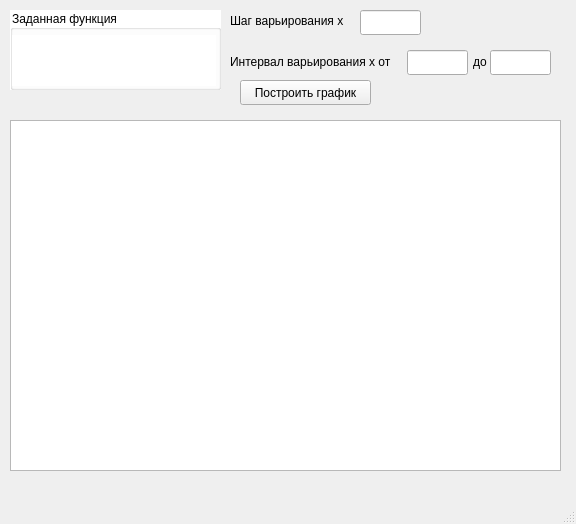
<?xml version="1.0" encoding="UTF-8"?>
<ui version="4.0">
 <class>MainWindow</class>
 <widget class="QMainWindow" name="MainWindow">
  <property name="geometry">
   <rect>
    <x>0</x>
    <y>0</y>
    <width>576</width>
    <height>524</height>
   </rect>
  </property>
  <property name="minimumSize">
   <size>
    <width>576</width>
    <height>524</height>
   </size>
  </property>
  <property name="maximumSize">
   <size>
    <width>576</width>
    <height>524</height>
   </size>
  </property>
  <property name="windowTitle">
   <string>Контрольная работа №1_1 (Вариант 1)</string>
  </property>
  <widget class="QWidget" name="centralwidget">
   <widget class="QLabel" name="label_3">
    <property name="geometry">
     <rect>
      <x>230</x>
      <y>12</y>
      <width>125</width>
      <height>17</height>
     </rect>
    </property>
    <property name="text">
     <string>Шаг варьирования x</string>
    </property>
   </widget>
   <widget class="QLineEdit" name="xStepLineEdit">
    <property name="geometry">
     <rect>
      <x>360</x>
      <y>10</y>
      <width>61</width>
      <height>25</height>
     </rect>
    </property>
   </widget>
   <widget class="QGroupBox" name="groupBox">
    <property name="geometry">
     <rect>
      <x>10</x>
      <y>10</y>
      <width>211</width>
      <height>80</height>
     </rect>
    </property>
    <property name="styleSheet">
     <string notr="true">background-color: rgb(255, 255, 255);</string>
    </property>
    <property name="title">
     <string>Заданная функция</string>
    </property>
    <widget class="QLabel" name="label_2">
     <property name="geometry">
      <rect>
       <x>2</x>
       <y>25</y>
       <width>204</width>
       <height>51</height>
      </rect>
     </property>
     <property name="text">
      <string/>
     </property>
     <property name="pixmap">
      <pixmap resource="function_pic.qrc">:/new/pics/resource/func_pic.png</pixmap>
     </property>
    </widget>
   </widget>
   <widget class="QLabel" name="label">
    <property name="geometry">
     <rect>
      <x>230</x>
      <y>53</y>
      <width>181</width>
      <height>17</height>
     </rect>
    </property>
    <property name="text">
     <string>Интервал варьирования x от</string>
    </property>
   </widget>
   <widget class="QLineEdit" name="xLeftlineEdit">
    <property name="geometry">
     <rect>
      <x>407</x>
      <y>50</y>
      <width>61</width>
      <height>25</height>
     </rect>
    </property>
   </widget>
   <widget class="QLabel" name="label_4">
    <property name="geometry">
     <rect>
      <x>473</x>
      <y>53</y>
      <width>16</width>
      <height>17</height>
     </rect>
    </property>
    <property name="text">
     <string>до</string>
    </property>
   </widget>
   <widget class="QLineEdit" name="xRightlineEdit">
    <property name="geometry">
     <rect>
      <x>490</x>
      <y>50</y>
      <width>61</width>
      <height>25</height>
     </rect>
    </property>
   </widget>
   <widget class="QPushButton" name="pushButton">
    <property name="geometry">
     <rect>
      <x>240</x>
      <y>80</y>
      <width>131</width>
      <height>25</height>
     </rect>
    </property>
    <property name="text">
     <string>Построить график</string>
    </property>
   </widget>
   <widget class="QGraphicsView" name="graphicsView">
    <property name="geometry">
     <rect>
      <x>10</x>
      <y>120</y>
      <width>551</width>
      <height>351</height>
     </rect>
    </property>
   </widget>
  </widget>
  <widget class="QMenuBar" name="menubar">
   <property name="geometry">
    <rect>
     <x>0</x>
     <y>0</y>
     <width>576</width>
     <height>22</height>
    </rect>
   </property>
  </widget>
  <widget class="QStatusBar" name="statusbar"/>
 </widget>
 <resources>
  <include location="function_pic.qrc"/>
 </resources>
 <connections/>
</ui>
